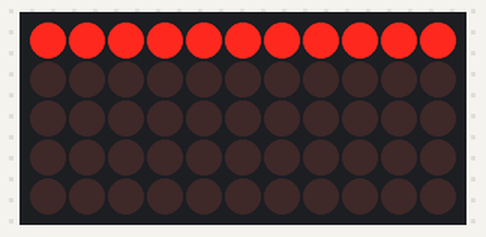
Bench run of a program on a simulated Raspberry Pi (BCM pin numbers) with a Scroll pHAT. Shown: 11×5 LED matrix.

Above: at 0.1 s.
At 1.1 s:
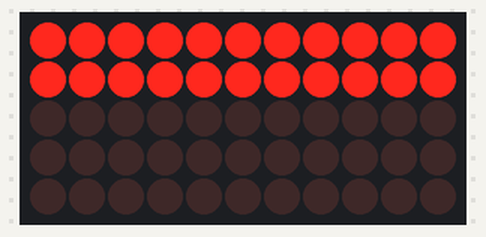
At 2.1 s:
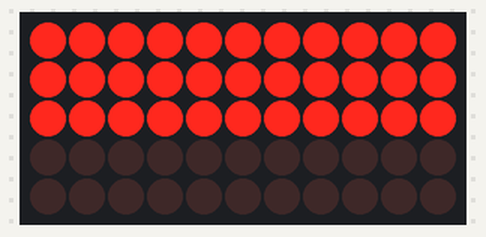
At 3.1 s:
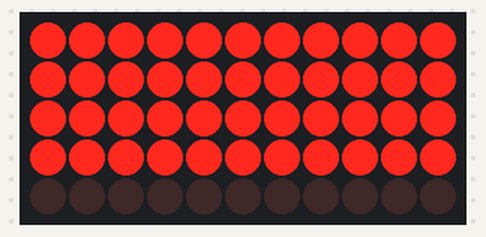
At 4.1 s:
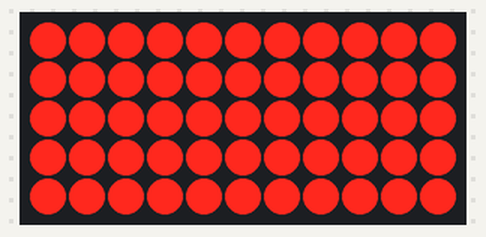

The program:

brightness_range.py
```python
#!/usr/bin/env python

import scrollphat as sp
import sys
import time

#sp.set_brightness(1)

while True:
    try:
        for y in range(0,5):
            for x in range(0,11):
#                sp.set_brightness(3 * x)
                sp.set_pixel(x,y,1)
                sp.update()
            time.sleep(1)
    except KeyboardInterrupt:
        sp.clear()
        sys.exit(-1)
```

Measured:
- what the display in image 1 shows lasts 1.0 s, from 1.0 s to 2.0 s
